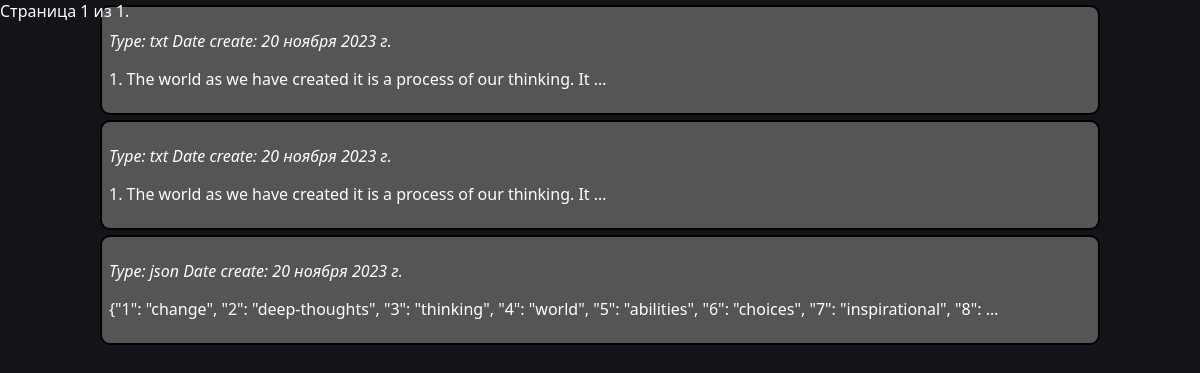
The page /auths/request_data/ (signed in) on the database as committed earlier.
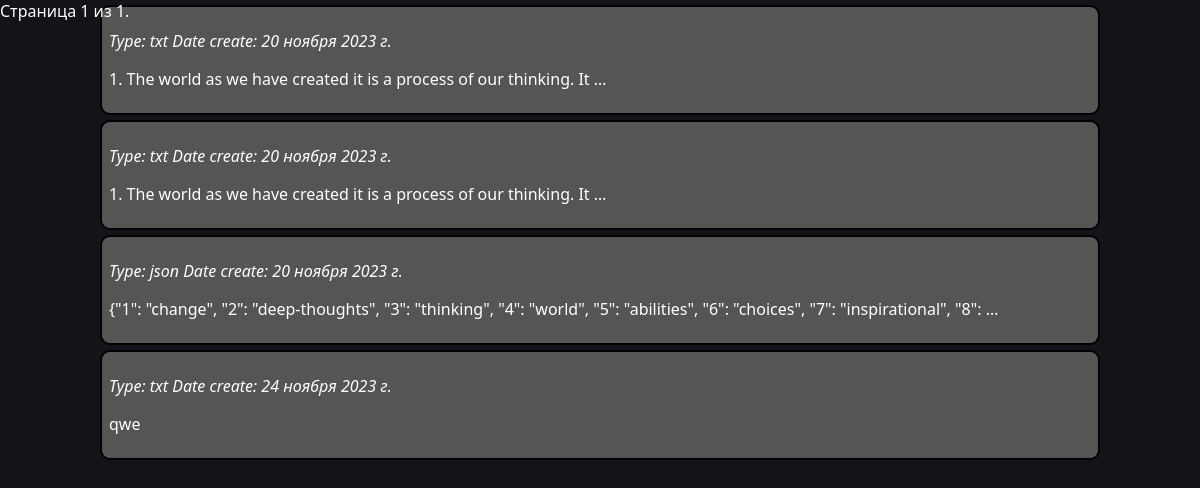
The same page on the database as committed later.
### apps/auths/models.py (models this page shows)
class DataPageRequest(models.Model):
    user = models.ForeignKey(to=CastomUser, verbose_name='пользователь', on_delete=models.CASCADE)
    name = models.CharField(verbose_name='название', max_length=200, null=True, blank=True)
    data = models.CharField(verbose_name="данные", max_length=1000)
    file = models.FileField(verbose_name='данные', upload_to='result_data/page_requests/', null=True, blank=True)
    content_type = models.CharField(verbose_name='тип контента', max_length=10, default='')
    date_create = models.DateField(verbose_name='дата создания', auto_now_add=True, blank=True, null=True)

### apps/auths/views.py (the view)
# urls.py: path('request_data/', AllUserPagesRequestsView.as_view(), name='req_data'),
class AllUserPagesRequestsView(View):
    template: str = 'all_user_req_page.html'
    OBJECTS_PER_PAGE: int = 10 #* Количество объектов на одной странице
    def get(self, req: HttpRequest) -> HttpResponse:
        user = req.user
        if not user.is_authenticated:
            return HttpResponse("У вас нет аккаунта. Создайте аккаунт, чтобы использовать эту функцию.")
        context: dict = {}
        content_type = req.GET.get('content_type')
        objects = DataPageRequest.objects.filter(user=user)
        if content_type:
            objects = objects.filter(content_type=content_type)
        paginator = Paginator(objects, self.OBJECTS_PER_PAGE)
        page = req.GET.get('page')
        try:
            current_page = paginator.page(page)
        except PageNotAnInteger:
            current_page = paginator.page(1)
        except EmptyPage:
            current_page = paginator.page(paginator.num_pages)
        context['current_page'] = current_page
        return render(req, self.template, context)

### apps/auths/templates/all_user_req_page.html (shortened to what this page needs)
{% load static %}
<!DOCTYPE html>
<html lang="en">
<head>
    <link rel="stylesheet" href="{% static 'css/all_user_req_page_style.css' %}?v=1.3">
</head>
<body>
    <div id="os">
        <div id="header">
            <span class="current">
                Страница {{ current_page.number }} из {{ current_page.paginator.num_pages }}.
            </span><br>
        </div>
        <div class="container">
            <div class="item_container">
                {% for item in current_page %}
                    <div class="page_item">
                        <a href="{% url 'detail_data_req' item.id %}">
                            <p><i>Type: {{ item.content_type }} Date create: {{ item.date_create }}</i></p>
                            <p>{{ item.data|truncatewords:15 }}</p>
                        </a>
                    </div>
                {% empty %}
                    <p>У вас нет сохраненных данных</p>
                {% endfor %}
            </div>
        </div>
    </div>
</body>
</html>

Rows that differ between the two databases and show on the page:
added DataPageRequest: content_type "txt", date_create "24 ноября 2023 г.", data "qwe"
